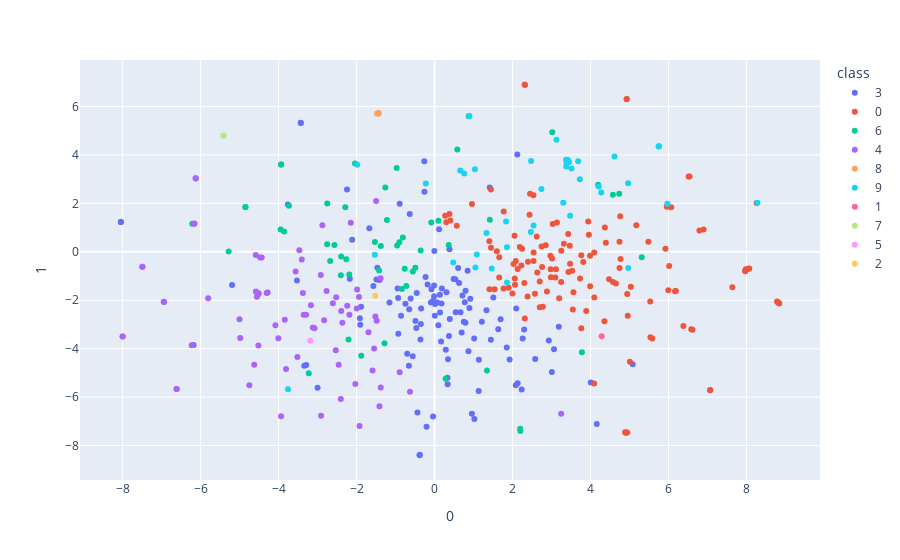

The notebook cell this image was saved under:
### Code cell
#LDA使わないver
df_comment_tfidf_lda=pd.DataFrame(comment_tfidf.toarray())
df_comment_tfidf_lda.index=df[0].values
df_comment_tfidf_lda_mean=df_comment_tfidf_lda.groupby(level=0,sort=False).mean()

kmeans = KMeans(n_clusters=10, random_state=0).fit(df_comment_tfidf_lda_mean)

bookclass=pd.DataFrame()
bookclass["title"]=df[0].unique()
bookclass["class"]=kmeans.labels_
bookclass["class"]=bookclass["class"].astype(str)

X_embedded = TSNE(n_components=2).fit_transform(df_comment_tfidf_lda_mean)
X_embedded=pd.DataFrame(X_embedded)
bookclass_tsne=pd.concat([bookclass,X_embedded],axis=1)

fig = px.scatter(bookclass_tsne, x=0, y=1, color="class",
                 hover_data=['title'])
fig.show()

### Figure 1 — Plotly figure (JSON) as saved in the notebook; plotly's stock layout.template omitted (floating-point values rounded to 4 significant figures; data arrays with more than 128 entries replaced by an {"elided": "..."} marker saying what was removed)
{"data": [{"customdata": [["逆ソクラテス"], ["AX アックス (角川文庫)"], ["クスノキの番人"], ["そして、バトンは渡された (文春文庫)"], ["少年と犬"], ["四畳半タイムマシンブルース"], ["星の子 (朝日文庫)"], ["BUTTER (新潮文庫 ゆ 14-3)"], ["ファーストラヴ (文春文庫)"], ["夜明けのすべて"], ["明け方の若者たち"], ["わたしの美しい庭"], ["イマジン?"], ["青くて痛くて脆い (角川文庫)"], ["カケラ"], ["阿佐ヶ谷姉妹ののほほんふたり暮らし (幻冬舎文庫)"], ["滅びの前のシャングリラ (単行本)"], ["お探し物は図書室まで"], ["透明な夜の香り"], ["君が夏を走らせる (新潮文庫)"], ["満月珈琲店の星詠み (文春文庫)"], ["ザリガニの鳴くところ"], ["破局"], ["わたしたちは銀のフォークと薬を手にして (幻冬舎文庫)"], ["めんどくさがりなきみのための文章教室"], ["出会いなおし (文春文庫)"], ["〈あの絵〉のまえで"], ["雲を紡ぐ"], ["老人と海 (新潮文庫)"], ["52ヘルツのクジラたち (単行本)"], ["スキマワラシ"], ["まずはこれ食べて"], ["とわの庭"], ["黒武御神火御殿　三島屋変調百物語六之続"], ["水を縫う"], ["アンマーとぼくら (講談社文庫)"], ["1日10分のごほうび NHK国際放送が選んだ日本の名作 (双葉文庫)"], ["去年の雪"], ["サキの忘れ物"], ["あきない世傳 金と銀(八) 瀑布篇 (時代小説文庫)"], ["結婚の奴"], ["御社のチャラ男"], ["自転しながら公転する"], ["ハグとナガラ (文春文庫 は 40-5)"], ["読書嫌いのための図書室案内 (ハヤカワ文庫JA)"], ["できない相談 (単行本)"], ["あの日の交換日記 (単行本)"], ["糸 (幻冬舎文庫 は 36-1)"], ["後宮の烏 4 (集英社オレンジ文庫)"], ["私をくいとめて (朝日文庫)"], ["注文の多い料理小説集 (文春文庫)"], ["この気持ちもいつか忘れる CD付・先行限定版"], ["まだ温かい鍋を抱いておやすみ"], ["ルビンの壺が割れた (新潮文庫)"], ["木になった亜沙"], ["これは経費で落ちません! 7 ~ 経理部の森若さん ~ (集英社オレンジ文庫)"], ["あきない世傳 金と銀(九) 淵泉篇 (ハルキ文庫 た)"], ["あやかし草紙 三島屋変調百物語伍之続 (角川文庫)"], ["泣くな研修医 (幻冬舎文庫)"], ["百年と一日 (単行本)"], ["家族だから愛したんじゃなくて、愛したのが家族だった"], ["スター"], ["銀河鉄道の父 (講談社文庫)"], ["たおやかに輪をえがいて (単行本)"], ["ミ・ト・ン (幻冬舎文庫)"], ["か「」く「」し「」ご「」と「 (新潮文庫)"], ["トラペジウム (角川文庫)"], ["樽とタタン (新潮文庫)"], ["凪に溺れる"], ["家族じまい"], ["ねぐせのしくみ"], ["人間に向いてない (講談社文庫)"], ["ただいま神様当番"], ["奈落"], ["告解"], ["カレンの台所 (サンクチュアリ出版)"], ["うちの父が運転をやめません"], ["兄の終い"], ["逃げるな新人外科医 泣くな研修医2 (幻冬舎文庫)"], ["歌舞伎座の怪紳士 (文芸書)"], ["愛されなくても別に"], ["晴れ、時々くらげを呼ぶ"], ["今日もお疲れさま パンとスープとネコ日和"], ["カレーライス 教室で出会った重松清 (新潮文庫)"], ["夜がどれほど暗くても"], ["ありふれた祈り おいしいコーヒーのいれ方 Second Season IX (集英社文庫)"], ["流人道中記(下) (単行本)"], ["推し、燃ゆ"], ["2020年の恋人たち (単行本)"], ["僕の神さま"], ["スープ屋しずくの謎解き朝ごはん 子ども食堂と家族のおみそ汁 (宝島社文庫 『このミス』大賞シリーズ)"], ["そこにはいない男たちについて"], ["彼女が天使でなくなる日"], ["おいしくて泣くとき"], ["1ミリの後悔もない、はずがない (新潮文庫)"], ["清く貧しく美しく"], ["猫のお告げは樹の下で (宝島社文庫)"], ["ミッドナイトスワン (文春文庫)"], ["美しい距離 (文春文庫)"], ["銀花の蔵"], ["彼女たちの部屋"], ["ひこばえ (下)"], ["リボンの男"], ["夜の向こうの蛹たち"], ["アスク・ミー・ホワイ"], ["いつの空にも星が出ていた"], ["浅田家! (徳間文庫)"], ["口福のレシピ"], ["希望のゆくえ"], ["灯台からの響き"], ["二百十番館にようこそ"], ["風よ あらしよ"], ["犬がいた季節"], ["パチンコ 下"], ["銀の夜"], ["お勝手のあん (ハルキ文庫 し)"], ["占"], ["いのちの停車場"], ["おもかげ (講談社文庫)"], ["オルタネート"], ["あの子の殺人計画"], ["食っちゃ寝て書いて"], ["お父さんはユーチューバー"]], "hovertemplate": "class=3<br>0=%{x}<br>1=%{y}<br>title=%{customdata[0]}<extra></extra>", "legendgroup": "3", "marker": {"color": "#636efa", "symbol": "circle"}, "mode": "markers", "name": "3", "showlegend": true, "type": "scatter", "x": [-1.916, -6.184, -4.283, 0.1364, -0.9344, -2.115, -0.07869, -0.3615, -0.6505, 1.694, 0.1782, 0.3057, -1.673, 0.009657, -1.157, 0.2877, -0.01337, 1.507, -0.7471, 2.58, -0.6371, -0.8598, -0.6138, 0.7913, 1.414, 2.096, -3.936, 1.925, -0.895, 2.26, -2.175, -0.2053, -0.03386, -8.049, 0.5334, 7.066, -3.53, -1.491, -1.467, -3.292, 1.213, 2.931, 0.6657, 1.633, 4.16, -1.57, 2.122, 0.3304, -3.0, 1.444, -0.439, 0.005983, -0.03811, -1.886, -0.9495, -0.2645, -3.342, -8.044, -3.43, -1.412, 0.8474, 0.7944, 2.082, 0.893, 2.297, -0.3514, -0.2311, -0.005738, 0.1407, 0.6054, 0.115, -0.4573, 0.9164, 0.1874, -0.5603, -0.3837, 3.008, 0.4889, -3.433, 1.137, 1.331, -0.3444, -0.2604, 2.233, -0.7014, 0.3446, -6.129, -0.01159, 0.7502, -1.907, 1.022, 0.1672, 3.063, 0.9575, 0.06957, 0.5428, 0.629, 0.3347, 0.7755, -0.179, 0.6951, 2.13, 3.186, 0.09753, 0.7147, -0.659, 0.382, -0.3805, 1.016, -2.246, 4.007, 0.8691, -0.4683, -3.763, 0.3896, 1.132, 0.3699, 5.082, -0.09281, -0.4901, -0.9296, -5.194, 1.852], "xaxis": "x", "y": [-2.748, -3.851, -1.682, -1.779, -1.913, 0.4929, -1.547, -3.617, -2.374, -2.783, -2.136, -1.67, 0.9698, -2.16, -2.097, -4.049, -1.389, -1.886, -2.15, -4.431, 1.559, -2.636, -1.931, -2.934, 2.652, -2.34, 3.601, -4.444, 1.977, -3.585, -1.119, -7.224, -2.024, 1.227, -1.138, -5.719, -1.183, -1.149, -0.6618, -4.67, -2.89, -3.658, -2.496, -3.198, -7.109, -1.418, 4.011, -5.206, -5.615, -3.632, -6.634, -2.644, -6.799, -2.267, -1.514, 3.737, -4.702, 1.228, 5.32, -1.169, -0.784, -1.606, -5.509, -2.324, -3.214, -2.987, -1.037, 0.02687, -2.512, -0.6674, 0.9295, -1.701, -1.939, -1.513, -4.309, -8.4, -4.961, -1.122, 5.321, -4.46, -2.419, -2.339, 2.483, -5.686, -4.215, -4.438, 3.037, -1.837, -2.89, -3.017, -6.903, -3.706, -4.022, -6.682, -2.093, -2.493, -1.292, -5.471, -2.082, -1.351, -3.331, -5.425, -3.094, -3.03, -1.805, -4.708, 0.1042, -8.378, -3.578, 2.566, -5.397, -4.106, -3.148, 1.953, -2.771, -5.747, -3.48, -4.645, -2.09, -2.854, -3.386, -1.369, -3.955], "yaxis": "y"}, {"customdata": {"elided": "130x1 str values"}, "hovertemplate": "class=0<br>0=%{x}<br>1=%{y}<br>title=%{customdata[0]}<extra></extra>", "legendgroup": "0", "marker": {"color": "#EF553B", "symbol": "circle"}, "mode": "markers", "name": "0", "showlegend": true, "type": "scatter", "x": {"elided": "130 float values"}, "xaxis": "x", "y": {"elided": "130 float values"}, "yaxis": "y"}, {"customdata": [["たゆたえども沈まず (幻冬舎文庫)"], ["発注いただきました!"], ["息吹"], ["水曜日が消えた (講談社タイガ)"], ["デトロイト美術館の奇跡 (新潮文庫)"], ["三体Ⅱ 黒暗森林 上"], ["三体II 黒暗森林 下"], ["丸の内魔法少女ミラクリーナ"], ["文系AI人材になる: 統計・プログラム知識は不要"], ["R帝国 (中公文庫)"], ["この本を盗む者は"], ["首里の馬"], ["もしものせかい"], ["魔女たちは眠りを守る"], ["日没"], ["逃亡者"], ["ビジネス教養 地政学 (サクッとわかるビジネス教養)"], ["背高泡立草"], ["大名倒産 上"], ["持続可能な魂の利用 (単行本)"], ["(読んだふりしたけど)ぶっちゃけよく分からん、あの名作小説を面白く読む方法"], ["タイタン"], ["じんかん"], ["東京、はじまる"], ["次のテクノロジーで世界はどう変わるのか (講談社現代新書)"], ["同姓同名"], ["マナーはいらない 小説の書きかた講座"], ["始まりの木"], ["大名倒産 下"], ["キャサリンはどのように子供を産んだのか? How Did Catherine Cooper Have a Child ? (講談社タイガ)"], ["我々は、みな孤独である"], ["パチンコ 上"], ["罪人の選択"], ["新実存主義 (岩波新書)"], ["邦人奪還: 自衛隊特殊部隊が動くとき"], ["猫君"], ["絶対に挫折しない日本史 (新潮新書)"], ["総理の夫 First Gentleman 新版 (実業之日本社文庫)"], ["ゲームの王国 上 (ハヤカワ文庫JA)"], ["地面師たち"], ["あの本は読まれているか"], ["パーマネント神喜劇 (新潮文庫)"], ["流星シネマ"], ["マトリ 厚労省麻薬取締官 (新潮新書)"], ["椿井文書―日本最大級の偽文書 (中公新書 (2584))"], ["妖し (文春文庫)"], ["ＡＩとカラー化した写真でよみがえる戦前・戦争 (光文社新書)"], ["ゲームの王国 下 (ハヤカワ文庫JA)"], ["ワン・モア・ヌーク (新潮文庫)"], ["デルタの羊"], ["縄紋"], ["キッドの運命"], ["ねこは るすばん"], ["死神の棋譜"]], "hovertemplate": "class=6<br>0=%{x}<br>1=%{y}<br>title=%{customdata[0]}<extra></extra>", "legendgroup": "6", "marker": {"color": "#00cc96", "symbol": "circle"}, "mode": "markers", "name": "6", "showlegend": true, "type": "scatter", "x": [1.344, -2.04, -2.568, 0.2835, -3.938, -2.396, -2.264, -0.4933, 4.736, -0.9601, -2.404, -0.7244, 0.09873, -5.281, -0.5575, -0.9025, 3.018, -0.8378, -3.948, 0.8751, 2.197, 5.313, -2.29, -0.9723, 4.574, -1.285, 2.2, 3.779, -3.859, -1.222, -2.677, -3.736, -2.756, 5.756, -0.3569, -3.227, 4.195, -1.264, -4.85, -1.88, -2.752, -0.766, -1.423, 0.583, 1.417, -2.187, 0.3628, -4.852, -1.378, -0.8134, -2.208, -1.531, -0.0844, -6.215], "xaxis": "x", "y": [-4.903, 3.648, 0.2812, -5.244, 3.605, -0.1993, -0.3107, -0.6601, 2.395, 0.2586, -0.9659, -1.413, 1.282, 0.007802, -0.8111, 0.3907, 4.93, -1.534, 0.9164, 5.593, -7.304, -0.2303, 1.837, 3.455, 2.352, -3.777, -7.397, -4.147, 0.8355, 1.311, -0.3783, 1.898, 0.3067, 4.359, 0.05606, -5.017, 2.768, 2.65, 1.837, -4.29, 1.997, -0.6962, -0.7775, 4.224, 1.323, -0.9433, 0.2837, 1.847, 0.2345, 0.5927, -3.627, 0.3983, 1.209, 1.154], "yaxis": "y"}, {"customdata": [["ホワイトラビット (新潮文庫)"], ["マスカレード・ナイト (集英社文庫)"], ["素敵な日本人 (光文社文庫)"], ["半沢直樹 アルルカンと道化師"], ["巴里マカロンの謎 (創元推理文庫)"], ["ビブリア古書堂の事件手帖II ~扉子と空白の時~ (メディアワークス文庫)"], ["ドミノin上海"], ["きたきた捕物帖"], ["ゴーストハント1 旧校舎怪談 (角川文庫)"], ["赤ずきん、旅の途中で死体と出会う。"], ["サロメ (文春文庫)"], ["アンと愛情"], ["十字架のカルテ"], ["【2020年・第18回「このミステリーがすごい! 大賞」大賞受賞作】紙鑑定士の事件ファイル 模型の家の殺人 (『このミス』大賞シリーズ)"], ["超・殺人事件 (角川文庫)"], ["法廷遊戯"], ["【2019年・第17回「このミステリーがすごい! 大賞」大賞受賞作】怪物の木こり (宝島社文庫 『このミス』大賞シリーズ)"], ["純喫茶パオーン"], ["マカロンはマカロン (創元推理文庫)"], ["暴虎の牙"], ["その裁きは死 (創元推理文庫)"], ["ブラック・ショーマンと名もなき町の殺人"], ["もういちどベートーヴェン (宝島社文庫 『このミス』大賞シリーズ)"], ["ゴーストハント2 人形の檻 (角川文庫)"], ["盤上の向日葵（上） (中公文庫)"], ["凶犬の眼 (角川文庫)"], ["不穏な眠り (文春文庫)"], ["犯人のいない殺人の夜 新装版 (光文社文庫)"], ["神話の密室 天久鷹央の事件カルテ (新潮文庫)"], ["Another 2001"], ["アノニム (角川文庫)"], ["楽園の烏"], ["清明: 隠蔽捜査8"], ["合理的にあり得ない 上水流涼子の解明 (講談社文庫)"], ["合唱 岬洋介の帰還 (『このミス』大賞シリーズ)"], ["もう、聞こえない"], ["流人道中記(上) (単行本)"], ["本性 (角川文庫)"], ["ネメシスの使者 (文春文庫)"], ["ヒポクラテスの試練"], ["汚れた手をそこで拭かない"], ["風間教場"], ["草花たちの静かな誓い (集英社文庫)"], ["掟上今日子の設計図"], ["スマホを落としただけなのに 戦慄するメガロポリス (宝島社文庫 『このミス』大賞シリーズ)"], ["イエロー・サブマリン 東京バンドワゴン"], ["盤上の向日葵（下） (中公文庫)"], ["棲月―隠蔽捜査7― (新潮文庫)"], ["楽園とは探偵の不在なり"], ["リメンバー (幻冬舎文庫)"], ["高校事変 V (角川文庫)"], ["ししりばの家 (角川ホラー文庫)"], ["騒がしい楽園"], ["ミレニアム 6 上: 死すべき女"], ["看守の流儀"], ["帝都地下迷宮"], ["あの日、君は何をした (小学館文庫)"], ["ノーマンズランド (光文社文庫)"], ["カインの傲慢"], ["君に読ませたいミステリがあるんだ"], ["ミレニアム 6 下: 死すべき女"], ["殺し屋、やってます。 (文春文庫)"], ["隣はシリアルキラー"], ["妖の掟"], ["涼宮ハルヒの直観 (角川スニーカー文庫)"], ["任侠シネマ (単行本)"], ["心霊探偵八雲12 魂の深淵"], ["さよなら願いごと"], ["湖の女たち"], ["暗鬼夜行"], ["獣たちのコロシアム 池袋ウエストゲートパークXVI"], ["緋色の残響"], ["透明人間は密室に潜む"]], "hovertemplate": "class=4<br>0=%{x}<br>1=%{y}<br>title=%{customdata[0]}<extra></extra>", "legendgroup": "4", "marker": {"color": "#ab63fa", "symbol": "circle"}, "mode": "markers", "name": "4", "showlegend": true, "type": "scatter", "x": [-2.184, -4.557, -4.306, -1.381, -4.984, -2.405, -2.918, -3.811, -4.476, -2.77, -2.15, -1.501, -0.8941, -3.171, -4.583, -2.523, -1.518, -1.384, -1.591, -7.497, -4.082, -4.517, -6.948, -4.433, -6.159, -7.49, -4.519, -4.513, -4.007, -3.469, -1.485, -2.911, -8.001, -1.987, -6.939, -3.295, -6.123, -2.365, -1.551, -2.031, -1.939, -1.926, -2.878, -2.459, -3.406, -4.625, -6.165, -8.0, -3.357, -2.534, -3.519, -4.585, -1.695, -6.612, -2.24, -5.806, -2.833, -3.842, -1.414, -2.608, -6.62, -6.229, -1.996, -3.563, -5.003, -3.938, -0.6302, -2.394, -3.078, 3.248, -4.751, -3.123, -3.378], "xaxis": "x", "y": [-2.604, -1.854, -1.707, -5.602, -3.559, -6.078, -0.9643, -4.84, -0.2317, -1.625, 1.202, 2.098, -4.974, -2.204, -1.636, -1.878, -2.672, -1.095, -4.902, -0.6195, -3.033, -1.741, -2.067, -0.2403, 1.162, -0.6187, -3.866, -1.715, -3.566, 0.06472, -2.848, -6.766, -3.5, -1.559, -2.071, -2.601, 3.029, -2.931, -3.989, -5.458, -1.869, -7.196, 1.091, -4.662, -0.3172, -4.663, 1.158, -3.5, -2.605, -4.063, -4.342, -0.1284, -3.319, -5.663, -2.23, -1.917, -2.824, -2.805, -6.381, -2.128, -5.669, -3.857, -2.345, -0.8134, -2.791, -6.785, -5.776, -2.45, -3.16, -6.683, -5.515, -3.122, -1.697], "yaxis": "y"}, {"customdata": [["一人称単数"], ["猫を棄てる 父親について語るとき"], ["村上T 僕の愛したTシャツたち (Popeye books)"], ["「グレート・ギャツビー」を追え (単行本)"]], "hovertemplate": "class=8<br>0=%{x}<br>1=%{y}<br>title=%{customdata[0]}<extra></extra>", "legendgroup": "8", "marker": {"color": "#FFA15A", "symbol": "circle"}, "mode": "markers", "name": "8", "showlegend": true, "type": "scatter", "x": [-1.45, -1.439, -1.436, -1.474], "xaxis": "x", "y": [5.705, 5.711, 5.729, 5.711], "yaxis": "y"}, {"customdata": [["シン・ニホン AI×データ時代における日本の再生と人材育成 (NewsPicksパブリッシング)"], ["表参道のセレブ犬とカバーニャ要塞の野良犬 (文春文庫 わ 25-1)"], ["コロナの時代の僕ら"], ["ワイルドサイドをほっつき歩け --ハマータウンのおっさんたち"], ["銀河の片隅で科学夜話 物理学者が語る、すばらしく不思議で美しい この世界の小さな驚異"], ["女帝 小池百合子"], ["東京百景 (角川文庫)"], ["すべて忘れてしまうから"], ["ブルシット・ジョブ――クソどうでもいい仕事の理論"], ["アフターデジタル2 UXと自由"], ["カエルの楽園2020 (新潮文庫)"], ["美しいものを見に行くツアーひとり参加 (幻冬舎文庫)"], ["サル化する世界"], ["風と共にゆとりぬ (文春文庫)"], ["時間はどこから来て、なぜ流れるのか? 最新物理学が解く時空・宇宙・意識の「謎」 (ブルーバックス)"], ["鹿の王 水底の橋 (角川文庫)"], ["コロナショック・サバイバル 日本経済復興計画"], ["ハイパーハードボイルドグルメリポート"], ["LIFESPAN(ライフスパン): 老いなき世界"], ["深夜特急1 ー 香港・マカオ〈文字拡大増補新版〉 (新潮文庫)"], ["仕事本 わたしたちの緊急事態日記"], ["コロナ後の世界 (文春新書)"], ["フードテック革命 世界700兆円の新産業 「食」の進化と再定義"], ["たちどまって考える (中公新書ラクレ (699))"], ["THIS IS JAPAN :英国保育士が見た日本 (新潮文庫 ふ 57-1)"], ["未来をつくる言葉: わかりあえなさをつなぐために"], ["世界史の針が巻き戻るとき 「新しい実在論」は世界をどう見ているか (PHP新書)"], ["デジタルで読む脳 X 紙の本で読む脳 :「深い読み」ができるバイリテラシー脳を育てる"], ["同調圧力 日本社会はなぜ息苦しいのか (講談社現代新書)"], ["今日の人生2 世界がどんなに変わっても"], ["知らないと恥をかく世界の大問題11 グローバリズムのその先 (角川新書)"], ["いちねんかん"], ["旅のつばくろ"], ["本屋、はじめました 増補版 (ちくま文庫)"], ["Au オードリー・タン 天才IT相7つの顔"], ["新型コロナウイルスの真実 (ベスト新書)"], ["東京改造計画(NewsPicks Book)"], ["コロナ黙示録"], ["コロナ後の世界を生きる――私たちの提言 (岩波新書 (新赤版 1840))"], ["緊急提言 パンデミック: 寄稿とインタビュー"]], "hovertemplate": "class=9<br>0=%{x}<br>1=%{y}<br>title=%{customdata[0]}<extra></extra>", "legendgroup": "9", "marker": {"color": "#19d3f3", "symbol": "circle"}, "mode": "markers", "name": "9", "showlegend": true, "type": "scatter", "x": [4.275, 1.466, 3.375, 0.8931, 1.333, 1.834, 0.4794, 1.047, 4.968, 5.972, 3.388, 1.035, 3.476, -1.983, -1.532, -0.2241, 3.683, 1.084, 1.856, 0.7597, 2.475, 3.511, 4.965, 3.727, 4.212, 2.468, 5.745, 2.54, 2.741, 1.858, 3.127, -3.759, 0.6588, 8.28, 4.616, 3.421, 3.301, 3.373, 3.418, 3.449], "xaxis": "x", "y": [2.441, -0.6949, 3.517, 5.604, 0.7755, 1.253, -0.4396, -0.6508, -0.6736, 1.987, 3.687, 3.408, 1.485, 3.59, -0.1231, 2.816, 3.74, -0.1151, 0.188, 3.236, 3.747, 3.433, 2.829, 2.999, 2.695, 0.8165, 4.347, 1.082, 2.591, -1.267, 4.622, -5.671, 3.356, 2.025, 3.928, 3.79, 2.019, 3.799, 3.682, 3.713], "yaxis": "y"}, {"customdata": [["ボクはやっと認知症のことがわかった 自らも認知症になった専門医が、日本人に伝えたい遺言"]], "hovertemplate": "class=1<br>0=%{x}<br>1=%{y}<br>title=%{customdata[0]}<extra></extra>", "legendgroup": "1", "marker": {"color": "#FF6692", "symbol": "circle"}, "mode": "markers", "name": "1", "showlegend": true, "type": "scatter", "x": [4.287], "xaxis": "x", "y": [-3.493], "yaxis": "y"}, {"customdata": [["（［ほ］４－５）活版印刷三日月堂　空色の冊子 (ポプラ文庫)"], ["（［ほ］４－６）活版印刷三日月堂　小さな折り紙 (ポプラ文庫)"]], "hovertemplate": "class=7<br>0=%{x}<br>1=%{y}<br>title=%{customdata[0]}<extra></extra>", "legendgroup": "7", "marker": {"color": "#B6E880", "symbol": "circle"}, "mode": "markers", "name": "7", "showlegend": true, "type": "scatter", "x": [-5.412, -5.413], "xaxis": "x", "y": [4.788, 4.79], "yaxis": "y"}, {"customdata": [["毒島刑事最後の事件"]], "hovertemplate": "class=5<br>0=%{x}<br>1=%{y}<br>title=%{customdata[0]}<extra></extra>", "legendgroup": "5", "marker": {"color": "#FF97FF", "symbol": "circle"}, "mode": "markers", "name": "5", "showlegend": true, "type": "scatter", "x": [-3.187], "xaxis": "x", "y": [-3.671], "yaxis": "y"}, {"customdata": [["雨の中の涙のように"]], "hovertemplate": "class=2<br>0=%{x}<br>1=%{y}<br>title=%{customdata[0]}<extra></extra>", "legendgroup": "2", "marker": {"color": "#FECB52", "symbol": "circle"}, "mode": "markers", "name": "2", "showlegend": true, "type": "scatter", "x": [-1.521], "xaxis": "x", "y": [-1.813], "yaxis": "y"}], "layout": {"legend": {"title": {"text": "class"}, "tracegroupgap": 0}, "margin": {"t": 60}, "xaxis": {"anchor": "y", "domain": [0, 1], "title": {"text": "0"}}, "yaxis": {"anchor": "x", "domain": [0, 1], "title": {"text": "1"}}}}
